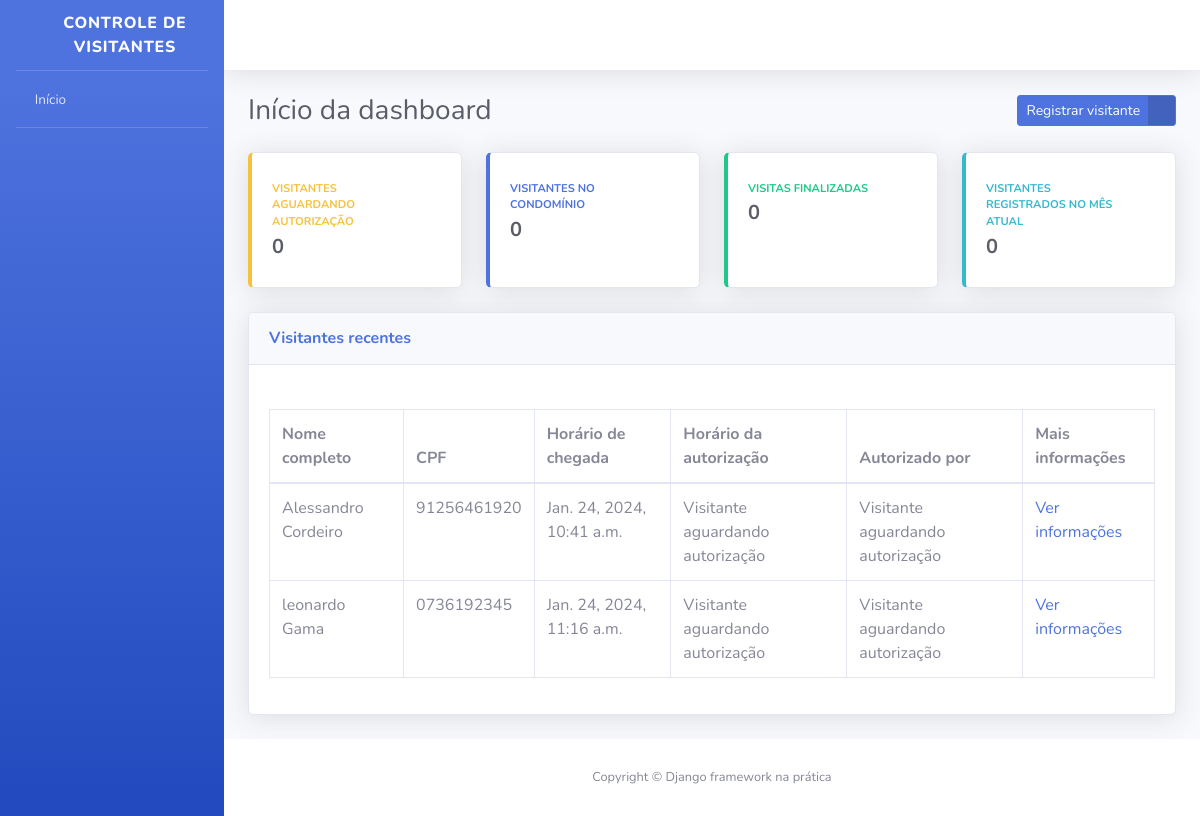
/, run on an earlier commit of the app's database.
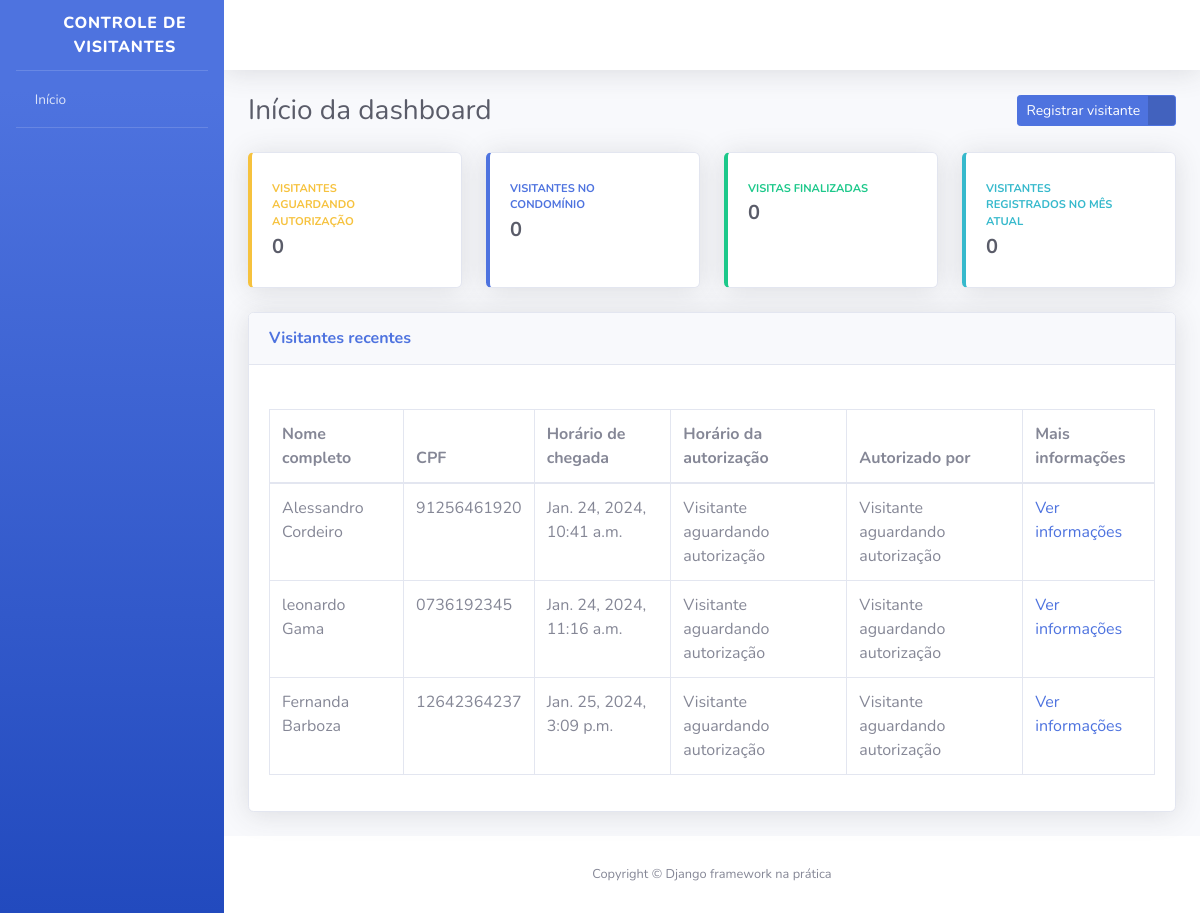
And on a later commit of the database.
### visitantes/models.py (models this page shows, shortened)
class Visitante(models.Model):
    STATUS_VISITANTE = [
        ("AGUARDANDO", "Aguardando autorização"),
        ("EM_VISITA", "Em visita"),
        ("FINALIZADO", "Visita finalizada")
    ]
    status = models.CharField(
        verbose_name = "Status",
        max_length = 10,
        choices = STATUS_VISITANTE,
        default = "AGUARDANDO"
    )
    nome_completo = models.CharField(
    verbose_name = "Nome completo",
    max_length = 194
    )
    cpf = models.CharField(
        verbose_name = "CPF",
        max_length = 11
    )
    data_nascimento = models.DateField( verbose_name = "Data de nascimento", auto_now=False, auto_now_add=False)
    numero_casa = models.PositiveBigIntegerField(
        verbose_name = "Número da casa a ser visitada",
    )
    placa_veiculo = models.CharField(
        verbose_name = "Placa de veículo",
        max_length = 7,
        blank = True,
        null = True
    )
    horario_chegada = models.DateTimeField(
        verbose_name = "Horário de chegada na portaria",
        auto_now_add = True
    )
    horario_saida = models.DateTimeField(
        verbose_name = "Horário de saída do condomínio",
        auto_now = False,
        blank = True,
        null = True
    )
    horario_autorizacao = models.DateTimeField(
        verbose_name = "Horário de autorirazão de entrada",
        auto_now = False,
        blank = True,
        null = True
    )
    morador_responsavel = models.CharField(
        verbose_name = "Nome do morador responsável por autorizar a entrada do visitante",
        max_length = 194,
        blank = True
    )
    registrado_por = models.ForeignKey(
        "porteiros.Porteiro",
        verbose_name = "Porteiro responsável pelo registro",
        on_delete = models.PROTECT
    )
    def get_horario_autorizacao(self):
        if self.horario_autorizacao:
            return self.horario_autorizacao
        return "Visitante aguardando autorização"
    def get_morador_responsavel(self):
        if self.morador_responsavel:
            return self.morador_responsavel
        return "Visitante aguardando autorização"
    class Meta:
        verbose_name = "Visitante"
        verbose_name_plural = "Visitantes"
        db_table = "visitante"

### usuarios/views.py (the view)
def index(request):
    todos_visitantes = Visitante.objects.all
    context = {
        "nome_pagina": "Início da dashboard",
        "todos_visitantes": todos_visitantes,
    }
    return render(request, "index.html", context)

### templates/index.html (shortened to what the changed rows need)
{% extends "base.html" %}
{% block conteudo %}
<div class="container-fluid">
    <div class="d-sm-flex align-items-center justify-content-between mb-4">
        <h1 class="h3 mb-0 text-gray-800">{{ nome_pagina }}</h1>
    </div>
    <div class="card shadow mb-4">
        <div class="card-body">
            <div class="table-responsive">
                <table class="table table-bordered">
                    <thead>
                        <th>Nome completo</th>
                        <th>CPF</th>
                        <th>Horário de chegada</th>
                        <th>Horário da autorização</th>
                        <th>Autorizado por</th>
                        <th>Mais informações</th>
                    </thead>
                    <tbody>
                      {% for visitante in todos_visitantes %}
                        <tr>
                            <td>{{ visitante.nome_completo }}</td>
                            <td>{{ visitante.cpf }}</td>
                            <td>{{ visitante.horario_chegada  }}</td>
                            <td>{{ visitante.get_horario_autorizacao  }}</td>
                            <td>{{ visitante.get_morador_responsavel }}</td>
                            <td>
                                <a href="{% url 'informacoes_visitante' id=visitante.id %}">
                                    Ver informações
                                </a>
                            </td>
                        </tr>
                      {% endfor %}
                    </tbody>
                </table>
            </div>
        </div>
    </div>
</div>
{% endblock conteudo %}

What changed in the data, as far as the page shows it:
added Visitante: nome_completo "Fernanda Barboza", cpf "12642364237", horario_chegada "Jan. 25, 2024, 3:09 p.m.", get_horario_autorizacao "Visitante aguardando autorização", get_morador_responsavel "Visitante aguardando autorização"
